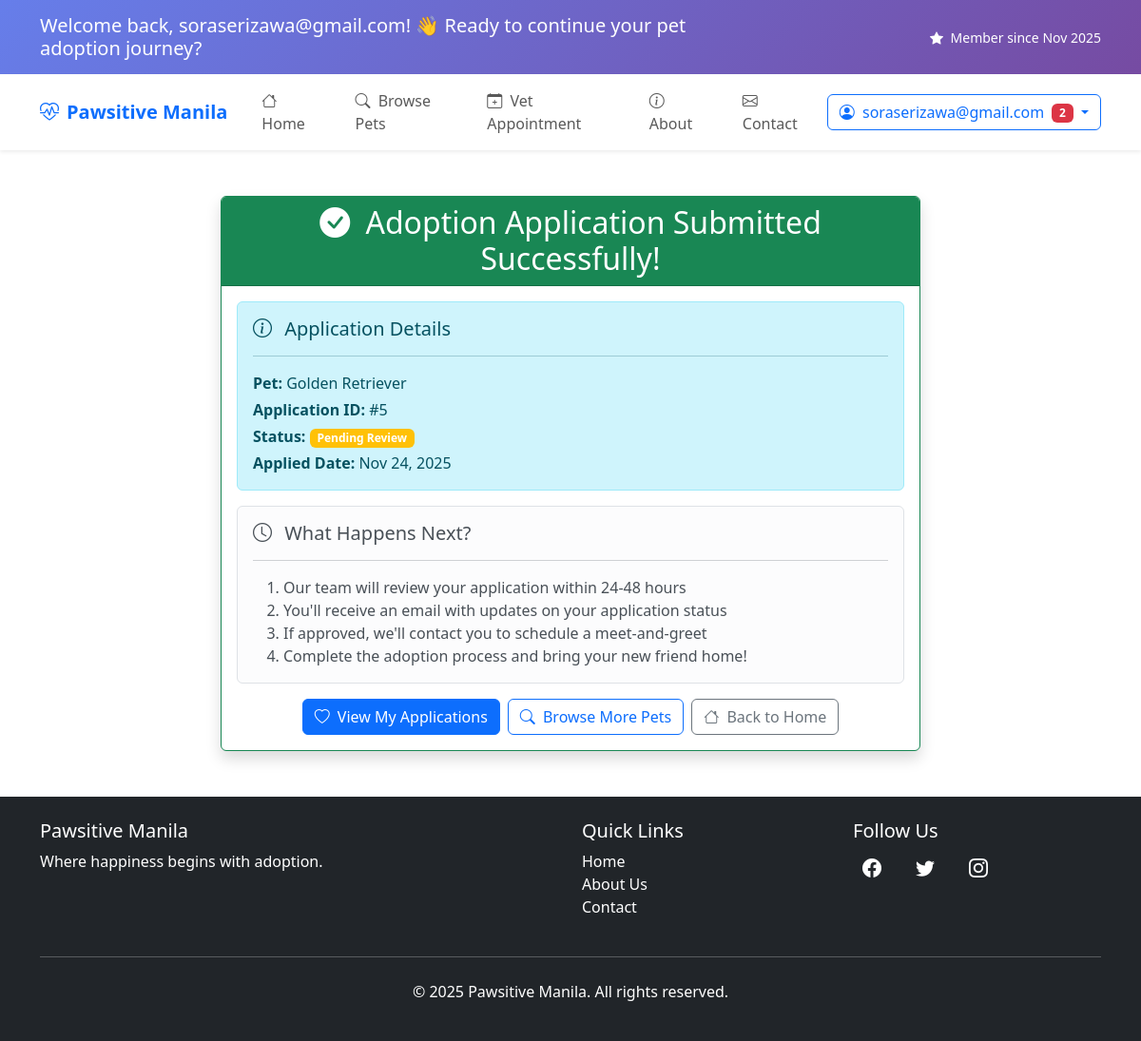
Page /adoption/success/5/ (signed in) on the committed database.
### core/models.py (models this page shows, shortened)
class AdoptionApplication(models.Model):
    STATUS_CHOICES = [
        ('pending', 'Pending Review'),
        ('approved', 'Approved'),
        ('rejected', 'Rejected'),
        ('completed', 'Adoption Completed'),
    ]
    user = models.ForeignKey(User, on_delete=models.CASCADE)
    shelter_pet_id = models.IntegerField()
    pet_name = models.CharField(max_length=100)
    pet_species = models.CharField(max_length=10)
    applicant_name = models.CharField(max_length=200)
    applicant_email = models.EmailField()
    applicant_phone = models.CharField(max_length=20)
    applicant_address = models.TextField()
    family_members = models.TextField(help_text="Number and ages of family members")
    previous_pets = models.TextField(help_text="Experience with previous pets")
    home_type = models.CharField(max_length=100, help_text="Apartment, house, etc.")
    yard_info = models.TextField(help_text="Information about yard/outdoor space")
    work_schedule = models.TextField(help_text="Work hours and schedule")
    pet_alone_time = models.TextField(help_text="How long pet would be alone daily")
    vet_contact = models.TextField(blank=True, help_text="Veterinarian contact information")
    references = models.TextField(help_text="Personal references")
    message = models.TextField(blank=True, help_text="Additional comments")
    status = models.CharField(max_length=20, choices=STATUS_CHOICES, default='pending')
    applied_date = models.DateTimeField(default=timezone.now)
    updated_date = models.DateTimeField(auto_now=True)

### core/views.py (the view)
# urls.py: path("adoption/success/<int:application_id>/", views.adoption_success, name="adoption_success"),
@login_required
def adoption_success(request, application_id):
    try:
        application = AdoptionApplication.objects.get(id=application_id, user=request.user)
        appointment_result = None
        context = {
            'application': application,
            'appointment_result': appointment_result
        }
        return render(request, 'core/adoption_success.html', context)
    except AdoptionApplication.DoesNotExist:
        messages.error(request, "Application not found.")
        return redirect('my_applications')

### core/views.py (called while the page is built)
def appointments_context(request):
    if request.user.is_authenticated:
        appointments = vet_api.get_user_appointments(request.user)
        return {
            'user_appointments': appointments[:3],
            'user_appointments_count': len(appointments)
        }
    return {
        'user_appointments': [],
        'user_appointments_count': 0
    }

### core/templates/core/adoption_success.html (shortened to what this page needs)
{% extends 'core/base.html' %}
{% block content %}
<div class="container py-5">
    <div class="row justify-content-center">
        <div class="col-lg-8">
            <div class="card border-success shadow">
                <div class="card-header bg-success text-white text-center">
                    <h2 class="mb-0">
                        <i class="bi bi-check-circle-fill me-2"></i>
                        Adoption Application Submitted Successfully!
                    </h2>
                </div>
                <div class="card-body">
                    <div class="alert alert-info">
                        <h5 class="alert-heading">
                            <i class="bi bi-info-circle me-2"></i>
                            Application Details
                        </h5>
                        <hr>
                        <p class="mb-1"><strong>Pet:</strong> {{ application.pet_name }}</p>
                        <p class="mb-1"><strong>Application ID:</strong> #{{ application.id }}</p>
                        <p class="mb-1"><strong>Status:</strong>
                            <span class="badge bg-warning">{{ application.get_status_display }}</span>
                        </p>
                        <p class="mb-0"><strong>Applied Date:</strong> {{ application.applied_date|date:"M d, Y" }}</p>
                    </div>
                    <div class="alert alert-light border">
                        <h5 class="alert-heading">
                            <i class="bi bi-clock me-2"></i>
                            What Happens Next?
                        </h5>
                        <hr>
                        <ol class="mb-0">
                            <li>Our team will review your application within 24-48 hours</li>
                            <li>You'll receive an email with updates on your application status</li>
                            <li>If approved, we'll contact you to schedule a meet-and-greet</li>
                            <li>Complete the adoption process and bring your new friend home!</li>
                        </ol>
                    </div>
                    <div class="d-grid gap-2 d-md-flex justify-content-md-center">
                        <a href="{% url 'my_applications' %}" class="btn btn-primary">
                            <i class="bi bi-heart me-1"></i> View My Applications
                        </a>
                        <a href="{% url 'pet_list' %}" class="btn btn-outline-primary">
                            <i class="bi bi-search me-1"></i> Browse More Pets
                        </a>
                        <a href="{% url 'home' %}" class="btn btn-outline-secondary">
                            <i class="bi bi-house me-1"></i> Back to Home
                        </a>
                    </div>
                </div>
            </div>
        </div>
    </div>
</div>
{% endblock %}

### core/templates/core/base.html (shortened to what this page needs)
<!DOCTYPE html>
<html lang="en">
<head>
    <link href="https://cdn.jsdelivr.net/npm/bootstrap@5.3.0-alpha1/dist/css/bootstrap.min.css" rel="stylesheet">
    <link rel="stylesheet" href="https://cdn.jsdelivr.net/npm/bootstrap-icons@1.10.0/font/bootstrap-icons.css">
    <link rel="stylesheet" href="https://cdnjs.cloudflare.com/ajax/libs/font-awesome/6.4.0/css/all.min.css">
</head>
<body>
    {% if user.is_authenticated %}
    <div class="user-welcome">
        <div class="container">
            <div class="row align-items-center">
                <div class="col-md-8">
                    <h5 class="mb-0">Welcome back, {{ user.username }}! 👋 Ready to continue your pet adoption journey?</h5>
                </div>
                <div class="col-md-4 text-md-end">
                    <small>
                        <i class="bi bi-star-fill me-1"></i>
                        Member since {{ user.date_joined|date:"M Y" }}
                    </small>
                </div>
            </div>
        </div>
    </div>
    {% endif %}
    <nav class="navbar navbar-expand-lg navbar-light bg-white shadow-sm">
        <div class="container">
            <a class="navbar-brand fw-bold text-primary" href="{% if user.is_authenticated %}{% url 'home' %}{% else %}{% url 'index' %}{% endif %}">
                <i class="bi bi-heart-pulse me-2"></i>Pawsitive Manila
            </a>
            <div class="collapse navbar-collapse" id="navbarNav">
                <ul class="navbar-nav me-auto">
                    <li class="nav-item">
                        <a class="nav-link {% if request.resolver_match.url_name == 'index' or request.resolver_match.url_name == 'home' %}active{% endif %}"
                        href="{% if user.is_authenticated %}{% url 'home' %}{% else %}{% url 'index' %}{% endif %}">
                            <i class="bi bi-house me-1"></i> Home
                        </a>
                    </li>
                    <li class="nav-item">
                        <a class="nav-link {% if request.resolver_match.url_name == 'pet_list' %}active{% endif %}" href="{% url 'pet_list' %}">
                            <i class="bi bi-search me-1"></i> Browse Pets
                        </a>
                    </li>
                    {% if user.is_authenticated %}
                    <li class="nav-item">
                        <a class="nav-link {% if request.resolver_match.url_name == 'schedule_appointment_page' %}active{% endif %}"
                           href="{% url 'schedule_appointment_page' %}">
                            <i class="bi bi-calendar-plus me-1"></i> Vet Appointment
                        </a>
                    </li>
                    {% endif %}
                    <li class="nav-item">
                        <a class="nav-link {% if request.resolver_match.url_name == 'about' %}active{% endif %}" href="{% url 'about' %}">
                            <i class="bi bi-info-circle me-1"></i> About
                        </a>
                    </li>
                    <li class="nav-item">
                        <a class="nav-link {% if request.resolver_match.url_name == 'contact' %}active{% endif %}" href="{% url 'contact' %}">
                            <i class="bi bi-envelope me-1"></i> Contact
                        </a>
                    </li>
                </ul>
                <div class="d-flex">
                    {% if user.is_authenticated %}
                    <div class="dropdown">
                        <button class="btn btn-outline-primary dropdown-toggle" type="button" data-bs-toggle="dropdown">
                            <i class="bi bi-person-circle me-1"></i> {{ user.username }}
                            {% if user_appointments_count > 0 %}
                            <span class="badge bg-danger ms-1">{{ user_appointments_count }}</span>
                            {% endif %}
                        </button>
                    </div>
                    {% endif %}
                </div>
            </div>
        </div>
    </nav>
    <main>
        {% block content %}
        {% endblock %}
    </main>
    <footer class="bg-dark text-white py-4">
        <div class="container">
            <div class="row">
                <div class="col-md-6">
                    <h5>Pawsitive Manila</h5>
                    <p>Where happiness begins with adoption.</p>
                </div>
                <div class="col-md-3">
                    <h5>Quick Links</h5>
                    <ul class="list-unstyled">
                        <li><a href="{% if user.is_authenticated %}{% url 'home' %}{% else %}{% url 'index' %}{% endif %}" class="text-white text-decoration-none">Home</a></li>
                        <li><a href="{% url 'about' %}" class="text-white text-decoration-none">About Us</a></li>
                        <li><a href="{% url 'contact' %}" class="text-white text-decoration-none">Contact</a></li>
                    </ul>
                </div>
                <div class="col-md-3">
                    <h5>Follow Us</h5>
                    <div class="d-flex gap-3">
                        <a href="https://facebook.com" target="_blank" class="text-white social-icon">
                            <i class="bi bi-facebook fs-5"></i>
                        </a>
                        <a href="https://twitter.com" target="_blank" class="text-white social-icon">
                            <i class="bi bi-twitter fs-5"></i>
                        </a>
                        <a href="https://instagram.com" target="_blank" class="text-white social-icon">
                            <i class="bi bi-instagram fs-5"></i>
                        </a>
                    </div>
                </div>
            </div>
            <hr class="my-4">
            <div class="text-center">
                <p>&copy; 2025 Pawsitive Manila. All rights reserved.</p>
            </div>
        </div>
    </footer>
</body>
</html>

### core/templates/core/base.html (style rules this page uses)
.navbar-nav .nav-item { position: relative; margin: 0 5px; }
.navbar-nav .nav-link { position: relative; padding: 8px 15px !important; border-radius: 6px; transition: all 0.3s ease; font-weight: 500; }
.navbar-nav .nav-link::after { content: ''; position: absolute; width: 0; height: 3px; bottom: 0; left: 50%; background-color: #0d6efd; transition: all 0.3s ease; transform: translateX(-50%); border-radius: 3px; }
.navbar-nav .nav-link i { transition: transform 0.3s ease; display: inline-block; }
.btn { transition: all 0.3s ease; position: relative; overflow: hidden; }
.social-icon { transition: all 0.3s ease; display: inline-flex; align-items: center; justify-content: center; width: 40px; height: 40px; border-radius: 50%; }
.user-welcome { background: linear-gradient(135deg, #667eea 0%, #764ba2 100%); color: white; padding: 15px 0; margin-bottom: 0; }

### rows in the picture
AdoptionApplication: pet_name "Golden Retriever", id "5", status "Pending Review", applied_date "Nov 24, 2025"

### other values in the picture
{{ user.username }} "soraserizawa@gmail.com"
{{ user.date_joined|date:"M Y" }} "Nov 2025"
{{ user_appointments_count }} "2"
